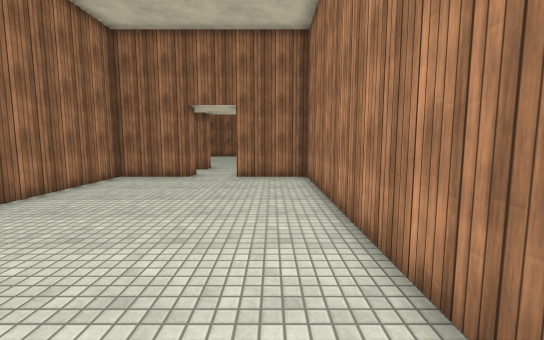
[1] (above)

21 first-person views from a walk through a Unity game level. The camera is 1.5 m above the floor, tilts 6° down and sees 90° across. The floor is counted in squares, 1 m on a side. Each view is taken from the middle of a square. On the plan, view 1 faces up. The plan holds only what a view shows up to about 14 squares ahead; the rest is blank. The place goes on beyond the plan. The player is left out. Surface patterns are stand-ins for the level's own textures.

[2]
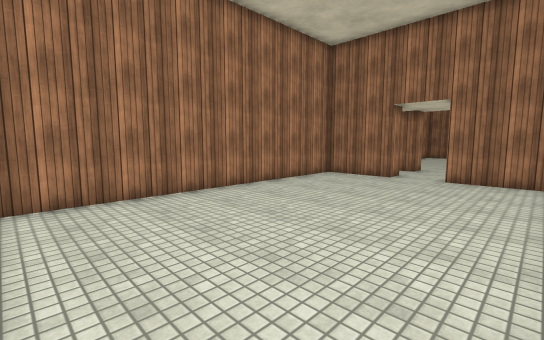

[3]
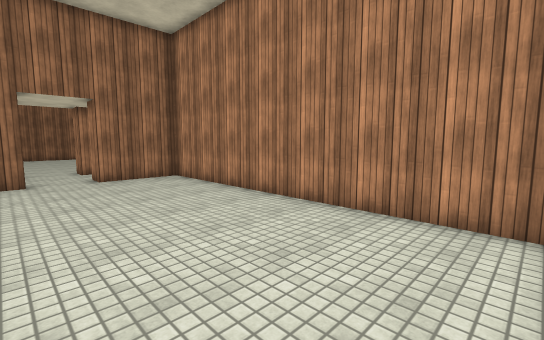

[4]
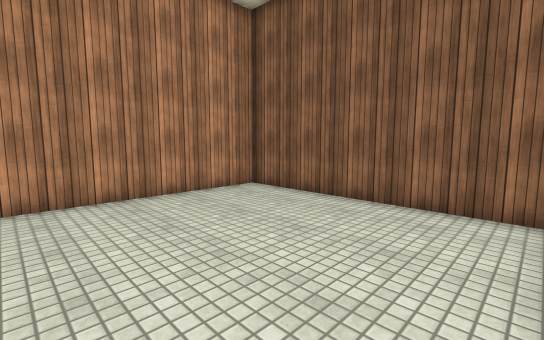

[5]
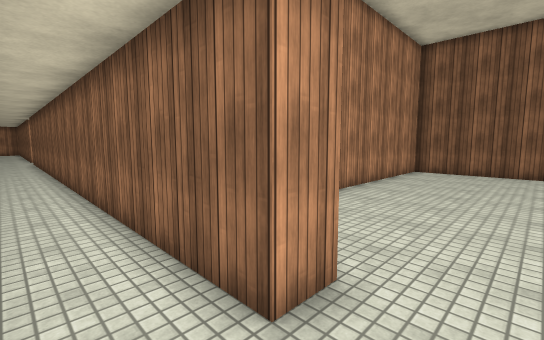

[6]
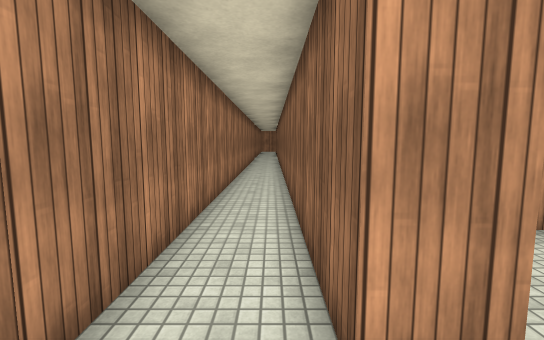

[7]
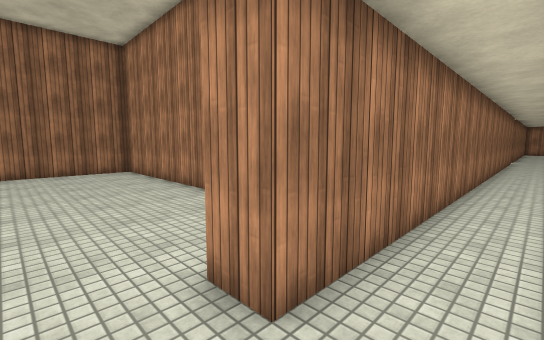

[8]
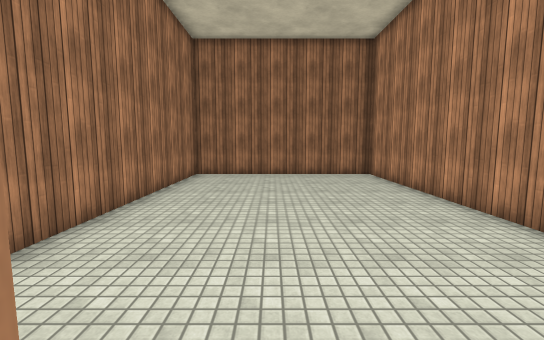

[9]
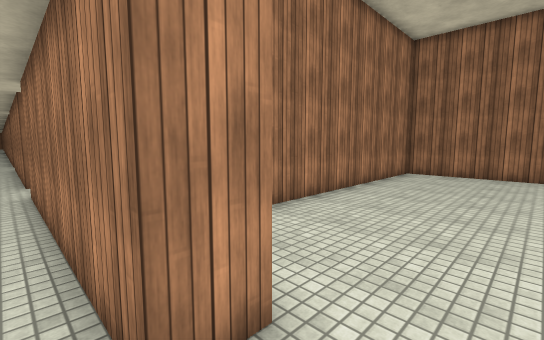

[10]
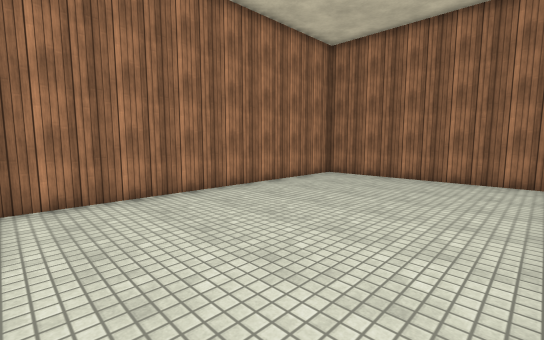

[11]
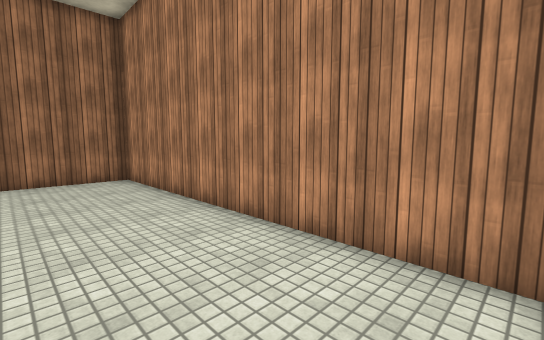

[12]
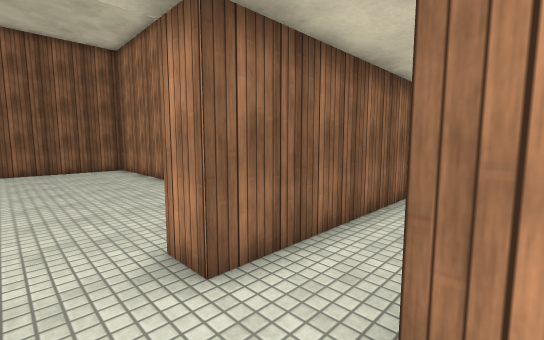

[13]
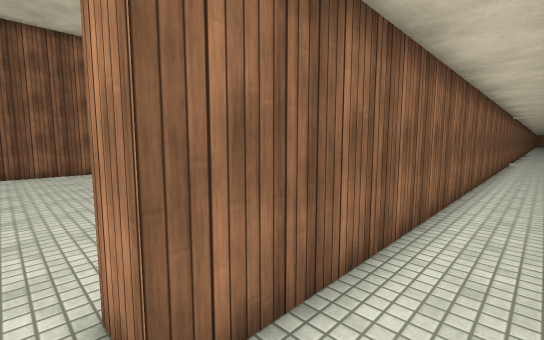

[14]
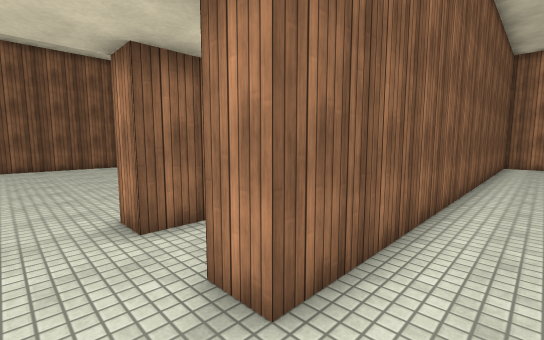

[15]
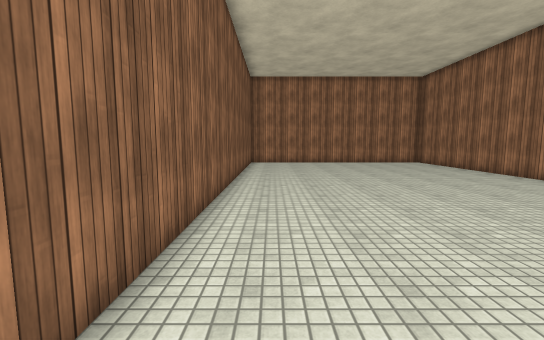

[16]
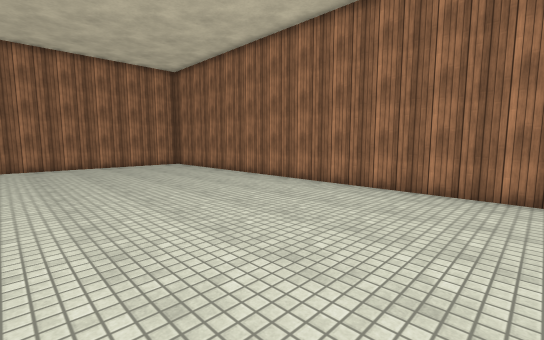

[17]
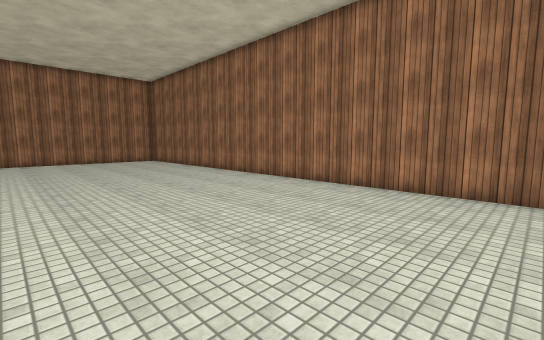

[18]
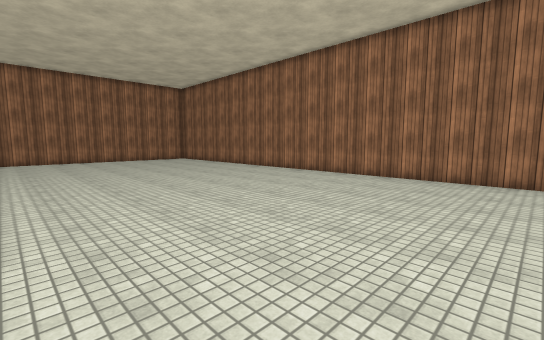

[19]
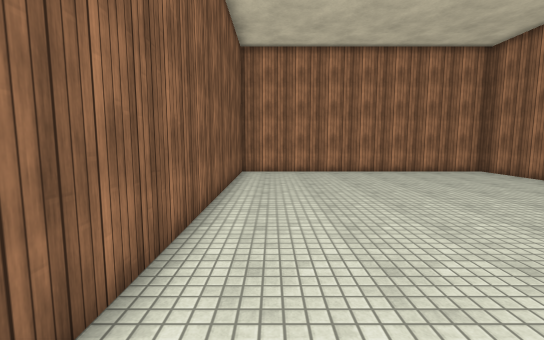

[20]
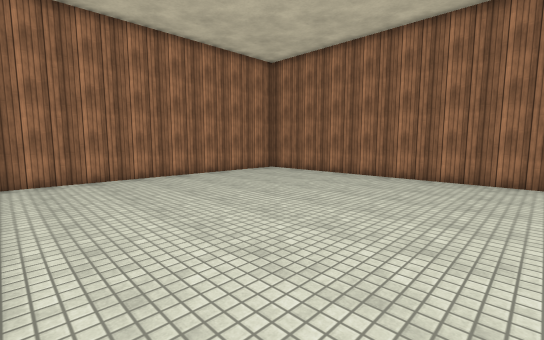

[21]
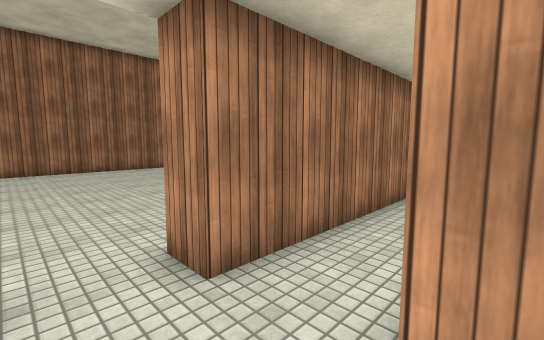

### Floor plan
Points are (right, up) in squares from view 1. A wall is a line through its corners. A room is listed if a view was taken in it or the views show most of it. See-through windows are left out.
Room 1 (views 1, 2, 3, 4)
walls: (-3.5, 11.5) (-6.5, 11.5) (-6.5, -0.5) (1.5, -0.5) (1.5, 11.5) (-1.5, 11.5)
ways out: opening at (-2.5, 12) to room 2
Room 2 (views 5, 6, 7, 8, 9, 12, 13, 21)
walls: (15.4, 14.5) (-1.5, 14.5) (-1.5, 15.5); (-1.5, 11.5) (-1.5, 12.5) (20.5, 12.5) (20.5, 11.5); (20.5, 15.5) (20.5, 14.5); (-3.5, 15.5) (-3.5, 14.5) (-8.5, 14.5); (22.5, 11.9) (22.5, 12.5); (25.5, 14.5) (22.5, 14.5) (22.5, 15.5); (-8.5, 12.5) (-3.5, 12.5) (-3.5, 11.5)
ways out: opening at (-2.5, 12) to room 1; opening at (-2.5, 15) to room 3; opening at (21.5, 15) to room 4; opening at (21.5, 12)
Room 3 (views 10, 11)
walls: (1.5, 15.9) (1.5, 27.5) (-6.5, 27.5) (-6.5, 15.9)
ways out: opening at (-2.5, 15) to room 2
Room 4 (views 14, 15, 16, 17, 18, 19, 20)
walls: (25.5, 27.5) (2.5, 27.5) (2.5, 15.5) (20.5, 15.5)
ways out: opening at (21.5, 15) to room 2

Where each view was taken, in squares from view 1:
view 1: 0 up, 0 right, facing up
view 2: 0 up, 1 right, facing up-left
view 3: 0 up, 4 left, facing up-right
view 4: 6 up, 6 left, facing down-right
view 5: 14 up, 3 left, facing down-right
view 6: 13 up, 3 left, facing right
view 7: 13 up, 3 left, facing up-right
view 8: 15 up, 3 left, facing up
view 9: 14 up, 2 left, facing up-left
view 10: 16 up, 1 right, facing up-left
view 11: 16 up, 2 left, facing up-right
view 12: 15 up, 2 left, facing down-left
view 13: 14 up, 21 right, facing down-left
view 14: 17 up, 22 right, facing down-left
view 15: 17 up, 22 right, facing left
view 16: 19 up, 20 right, facing up-left
view 17: 19 up, 24 right, facing up-left
view 18: 16 up, 25 right, facing up-left
view 19: 17 up, 16 right, facing left
view 20: 16 up, 14 right, facing up-left
view 21: 12 up, 21 right, facing up-right
